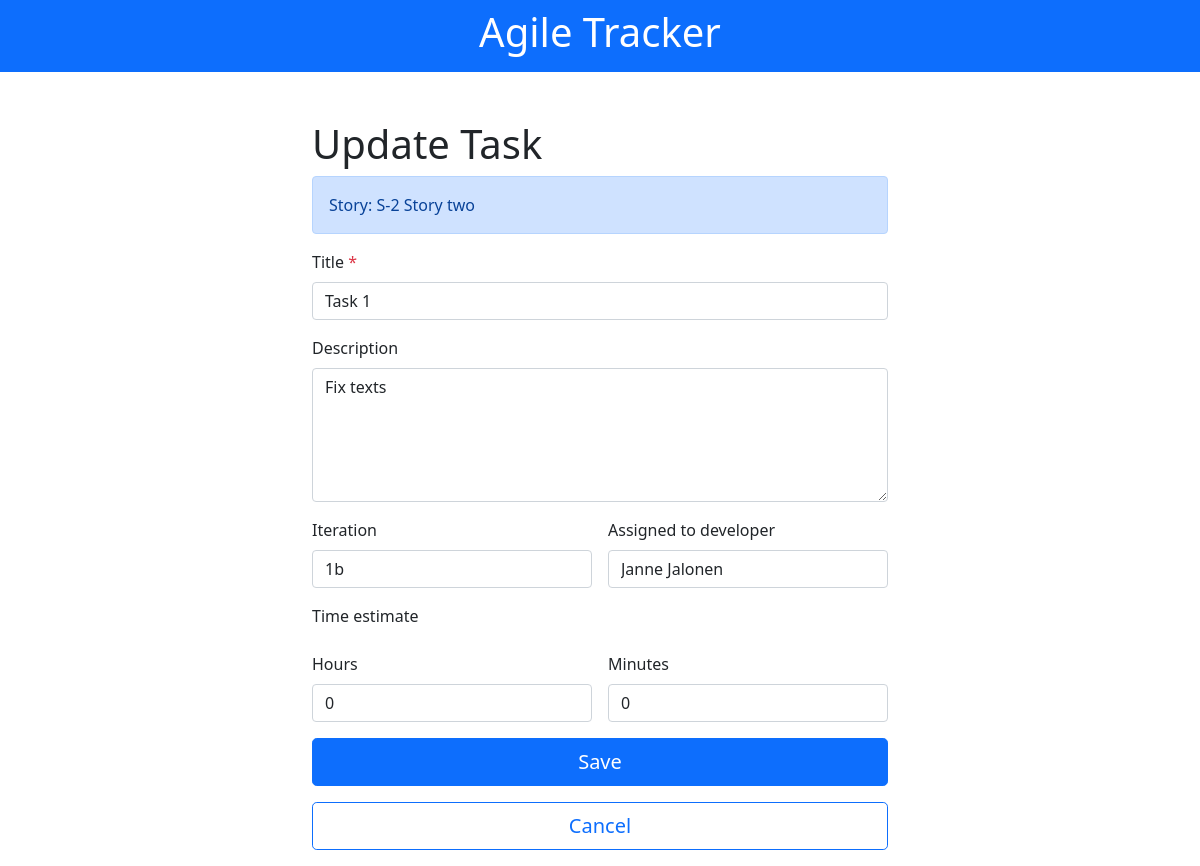
/task/1/update, run on an earlier commit of the app's database.
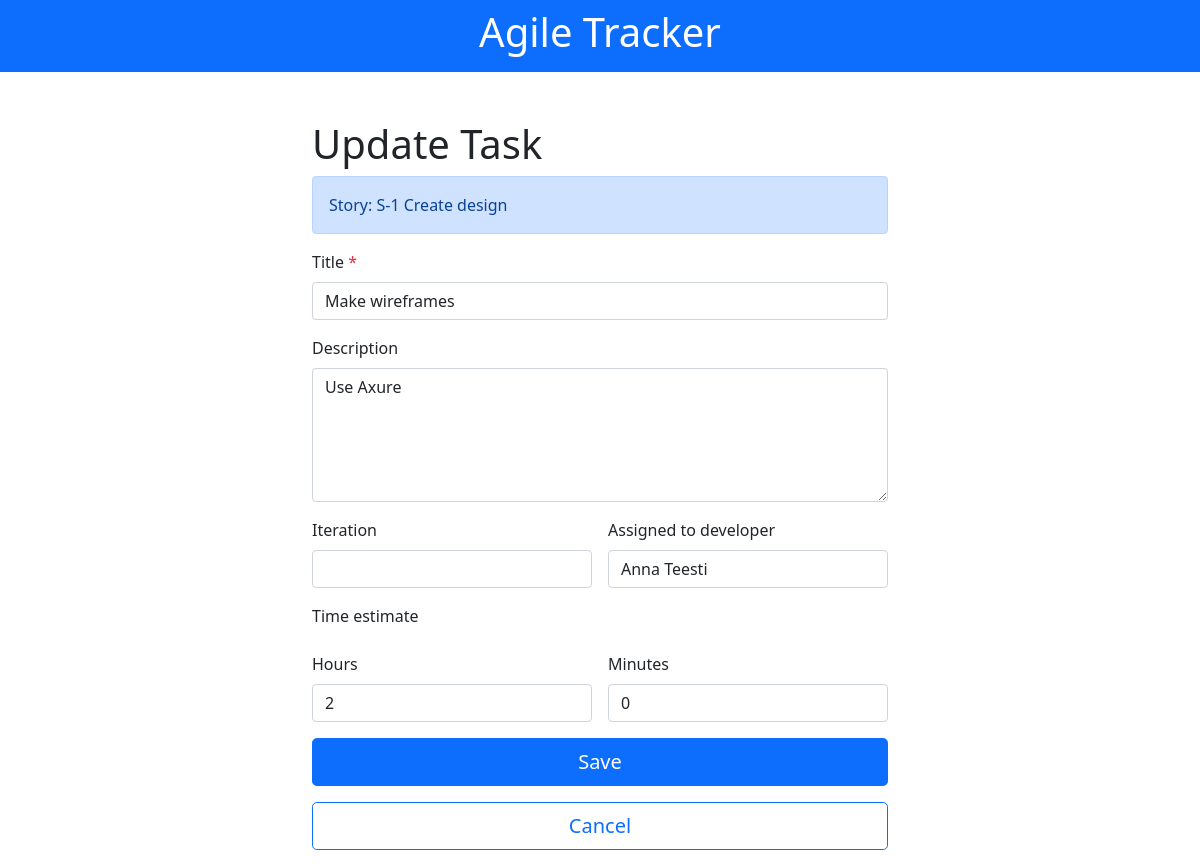
And on a later commit of the database.
### tables this page shows
CREATE TABLE tasks (id INTEGER PRIMARY KEY AUTOINCREMENT, 
                    developer_id INTEGER NOT NULL, 
                    story_id INTEGER NOT NULL, 
                    title CHAR NOT NULL, 
                    content CHAR, 
                    estimate NUMERIC, 
                    iteration NUMERIC,
                    created TIMESTAMP NOT NULL DEFAULT CURRENT_TIMESTAMP, 
                    modified TIMESTAMP NOT NULL DEFAULT CURRENT_TIMESTAMP,
                    FOREIGN KEY (developer_id) REFERENCES developers (id), 
                    FOREIGN KEY (story_id) REFERENCES stories (id));

CREATE TABLE stories (id INTEGER PRIMARY KEY AUTOINCREMENT, 
                    title CHAR NOT NULL,
                    content CHAR, 
                    estimate NUMERIC, 
                    created TIMESTAMP NOT NULL DEFAULT CURRENT_TIMESTAMP, 
                    modified TIMESTAMP NOT NULL DEFAULT CURRENT_TIMESTAMP, 
                    TIMESTAMP NOT NULL DEFAULT CURRENT_TIMESTAMP);

### flaskr/task.py (the view, shortened to what this page needs)
@bp.route('/<int:task_id>/update', methods=('GET', 'POST'))
def update_task(task_id):
    task = get_task(task_id)
    dev_names = [dev['name_surname'] for dev in get_devs()]
    estimate = task['estimate'] if task['estimate'] is not None else 0
    hours_db = estimate // 60
    minutes_db = estimate % 60
    return render_template('task/update.html', task=task, developers=dev_names, hours=hours_db, minutes=minutes_db)

### flaskr/db.py (called while the page is built)
def get_db():
    if 'db' not in g:
        g.db = sqlite3.connect(
            current_app.config['DATABASE'],
            detect_types=sqlite3.PARSE_DECLTYPES
        )
        g.db.row_factory = sqlite3.Row
    return g.db

def get_devs():
    db = get_db()
    devs = db.execute('SELECT id, name_surname FROM developers ORDER BY id ASC').fetchall()
    return devs

def get_task(task_id):
    db = get_db()
    task = db.execute('SELECT t.id as id, t.developer_id as developer_id, d.name_surname as developer_name, t.story_id as story_id, s.title as story_title, t.title as title, t.content as content, t.estimate as estimate, sum(l.actual) as actual, t.iteration as iteration FROM tasks t \
            JOIN stories s ON s.id = t.story_id \
            LEFT JOIN developers d ON d.id = t.developer_id \
            LEFT JOIN logs l ON l.task_id = t.id \
            WHERE t.id = ? \
            GROUP BY t.id', (task_id,)).fetchone()
    return task

### flaskr/templates/task/update.html (shortened to what this page needs)
{% extends 'base.html' %}
{% block body %}
<div class="col-12">
  <h1>Update Task</h1>
  <div class="alert alert-primary">
    Story: S-{{ task['story_id'] }} {{ task['story_title'] }}
  </div>
  <form method="post" class="needs-validation" novalidate>
    <div class="row g-3">
    <div class="col-12">
      <label for="title" class="form-label">Title <span class="text-danger">*</span></label>
      <input name="title" id="title" class="form-control" value="{{ request.form['title'] or task['title'] }}" required>
    </div>
    <div class="col-12">
      <label for="content" class="form-label">Description</label>
      <textarea name="content" rows="5" id="content" class="form-control">{{ request.form['content'] or task['content']  }}</textarea>
    </div>
    <div class="col-6">
      <label for="iteration" class="form-label">Iteration</label>
      <input name="iteration" id="iteration" class="form-control" value="{{ request.form['iteration'] or task['iteration'] }}" >
    </div>
    <div class="col-6">
      <label for="developer" class="form-label">Assigned to developer</label>
      <select name="developer" id="developer" class="form-control">
        {% for developer in developers %}
            <option value="{{ developer }}"
            {% if developer == task['developer_name'] %}
            selected="selected"
            {% endif %}
            >{{ developer }}</option>
        {% endfor %}
    </select>
    </div>
    <label for="estimate" class="form-label">Time estimate</label>
    <div class="col-6">
      <label for="hours" class="form-label">Hours</label>
      <input name="hours" id="hours" class="form-control" value="{{ request.form['hours'] or hours }}"  onkeypress="return isNumber(event)" onpaste="return false;" required>
    </div>
    <div class="col-6">
      <label for="mintues" class="form-label">Minutes</label>
      <input name="minutes" id="minutes" class="form-control" value="{{ request.form['minutes'] or minutes }}"  onkeypress="return isNumber(event)" onpaste="return false;" required>
    </div>
    <div class="col-12">
    <input type="submit" class="w-100 btn btn-primary btn-lg" value="Save">
    </div>
    <div class="col-12">
      <a class="action w-100 btn btn-outline-primary btn-lg" onclick="history.back(-1)" >
        Cancel
      </a>
      </div>
  </div>
  </form>
</div>
{% endblock %}

What changed in the data, as far as the page shows it:
no longer on this page (row edited): stories: story_title "Story two"
changed tasks: story_id "2" → "1"; title "Task 1" → "Make wireframes"; content "Fix texts" → "Use Axure"; iteration "1b" → (not shown)
now on this page (row edited): stories: story_title "Create design"
Also different on the page:
form field developer: "Janne Jalonen" → "Anna Teesti"
form field hours: "0" → "2"
